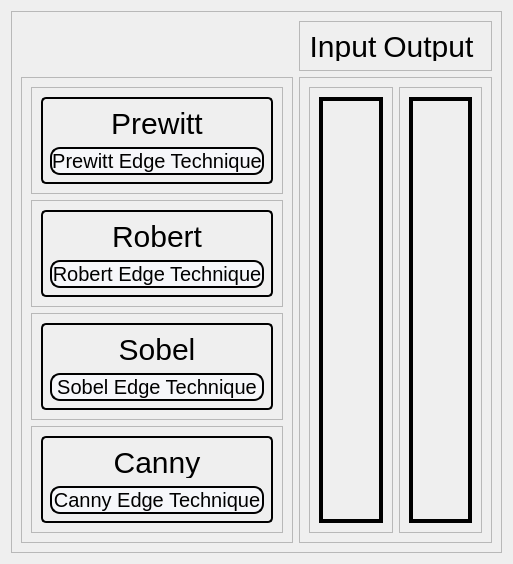
      <widget class="QWidget" name="EdgeDetection">
       <attribute name="icon">
        <iconset resource="Icons.qrc">
         <normaloff>:/Icons/edge_detection.png</normaloff>:/Icons/edge_detection.png</iconset>
       </attribute>
       <attribute name="title">
        <string>Edge Detection</string>
       </attribute>
       <layout class="QGridLayout" name="gridLayout_32">
        <item row="0" column="0">
         <widget class="QFrame" name="frame_14">
          <property name="frameShape">
           <enum>QFrame::StyledPanel</enum>
          </property>
          <property name="frameShadow">
           <enum>QFrame::Raised</enum>
          </property>
          <layout class="QGridLayout" name="gridLayout_54">
           <item row="0" column="1">
            <widget class="QFrame" name="frame_20">
             <property name="maximumSize">
              <size>
               <width>16777215</width>
               <height>50</height>
              </size>
             </property>
             <property name="frameShape">
              <enum>QFrame::StyledPanel</enum>
             </property>
             <property name="frameShadow">
              <enum>QFrame::Raised</enum>
             </property>
             <layout class="QGridLayout" name="gridLayout_53">
              <item row="0" column="0">
               <widget class="QLabel" name="inputImageLabel_2">
                <property name="maximumSize">
                 <size>
                  <width>16777215</width>
                  <height>30</height>
                 </size>
                </property>
                <property name="styleSheet">
                 <string notr="true">font-family: Impact, Haettenschweiler, 'Arial Narrow Bold', sans-serif;
font-size: 30px;
color: black;
background-color:transparent;</string>
                </property>
                <property name="text">
                 <string>Input</string>
                </property>
                <property name="alignment">
                 <set>Qt::AlignCenter</set>
                </property>
               </widget>
              </item>
              <item row="0" column="1">
               <widget class="QLabel" name="outputImageLabel_2">
                <property name="styleSheet">
                 <string notr="true">font-family: Impact, Haettenschweiler, 'Arial Narrow Bold', sans-serif;
font-size: 30px;
color: black;
background-color:transparent;</string>
                </property>
                <property name="text">
                 <string>Output </string>
                </property>
                <property name="alignment">
                 <set>Qt::AlignCenter</set>
                </property>
               </widget>
              </item>
             </layout>
            </widget>
           </item>
           <item row="1" column="1">
            <widget class="QFrame" name="ImagesFrame_2">
             <property name="styleSheet">
              <string notr="true"/>
             </property>
             <property name="frameShape">
              <enum>QFrame::StyledPanel</enum>
             </property>
             <property name="frameShadow">
              <enum>QFrame::Raised</enum>
             </property>
             <layout class="QGridLayout" name="gridLayout_74">
              <item row="0" column="0">
               <widget class="QFrame" name="frame_32">
                <property name="frameShape">
                 <enum>QFrame::StyledPanel</enum>
                </property>
                <property name="frameShadow">
                 <enum>QFrame::Raised</enum>
                </property>
                <layout class="QGridLayout" name="gridLayout_31">
                 <item row="0" column="0">
                  <widget class="QLabel" name="EdgeDetection_inputImage">
                   <property name="styleSheet">
                    <string notr="true">border: 4px solid black;
</string>
                   </property>
                   <property name="text">
                    <string/>
                   </property>
                   <property name="scaledContents">
                    <bool>true</bool>
                   </property>
                   <property name="alignment">
                    <set>Qt::AlignCenter</set>
                   </property>
                  </widget>
                 </item>
                </layout>
               </widget>
              </item>
              <item row="0" column="1">
               <widget class="QFrame" name="frame_33">
                <property name="frameShape">
                 <enum>QFrame::StyledPanel</enum>
                </property>
                <property name="frameShadow">
                 <enum>QFrame::Raised</enum>
                </property>
                <layout class="QGridLayout" name="gridLayout_73">
                 <item row="0" column="0">
                  <widget class="QLabel" name="EdgeDetection_outputImage">
                   <property name="styleSheet">
                    <string notr="true">border: 4px solid black;
</string>
                   </property>
                   <property name="text">
                    <string/>
                   </property>
                   <property name="scaledContents">
                    <bool>true</bool>
                   </property>
                   <property name="alignment">
                    <set>Qt::AlignCenter</set>
                   </property>
                  </widget>
                 </item>
                </layout>
               </widget>
              </item>
             </layout>
            </widget>
           </item>
           <item row="1" column="0">
            <widget class="QFrame" name="frame_19">
             <property name="maximumSize">
              <size>
               <width>300</width>
               <height>16777215</height>
              </size>
             </property>
             <property name="frameShape">
              <enum>QFrame::StyledPanel</enum>
             </property>
             <property name="frameShadow">
              <enum>QFrame::Raised</enum>
             </property>
             <layout class="QGridLayout" name="gridLayout_26">
              <item row="1" column="0">
               <widget class="QFrame" name="frame_16">
                <property name="maximumSize">
                 <size>
                  <width>16777215</width>
                  <height>16777215</height>
                 </size>
                </property>
                <property name="frameShape">
                 <enum>QFrame::StyledPanel</enum>
                </property>
                <property name="frameShadow">
                 <enum>QFrame::Raised</enum>
                </property>
                <layout class="QGridLayout" name="gridLayout_39">
                 <item row="0" column="0">
                  <widget class="QWidget" name="Robert_2" native="true">
                   <property name="styleSheet">
                    <string notr="true">border: 2px solid;
border-radius: 5px;</string>
                   </property>
                   <layout class="QGridLayout" name="gridLayout_40">
                    <item row="1" column="0">
                     <widget class="QPushButton" name="robertButton">
                      <property name="maximumSize">
                       <size>
                        <width>16777215</width>
                        <height>50</height>
                       </size>
                      </property>
                      <property name="styleSheet">
                       <string notr="true">QPushButton{
border-style: solid;
border-width: 2px;
border-radius: 10px;
font-family: Impact, Haettenschweiler, 'Arial Narrow Bold', sans-serif;
font-size: 20px;
color: black;
background-color: rgb(246, 247, 250);
}

QPushButton:hover:!pressed{
	background-color: qlineargradient(x1: 0.5, y1: 1, x2: 0.5, y2: 1, stop: 0 #dadbde, stop: 1 #f6f7fa);
}</string>
                      </property>
                      <property name="text">
                       <string>Robert Edge Technique</string>
                      </property>
                     </widget>
                    </item>
                    <item row="0" column="0">
                     <widget class="QLabel" name="label_14">
                      <property name="maximumSize">
                       <size>
                        <width>16777215</width>
                        <height>35</height>
                       </size>
                      </property>
                      <property name="styleSheet">
                       <string notr="true">font-family: Impact, Haettenschweiler, 'Arial Narrow Bold', sans-serif;
font-size: 30px;
color: black;
background-color:transparent;
border-color: transparent</string>
                      </property>
                      <property name="text">
                       <string>Robert</string>
                      </property>
                      <property name="alignment">
                       <set>Qt::AlignCenter</set>
                      </property>
                     </widget>
                    </item>
                   </layout>
                  </widget>
                 </item>
                </layout>
               </widget>
              </item>
              <item row="2" column="0">
               <widget class="QFrame" name="frame_17">
                <property name="maximumSize">
                 <size>
                  <width>16777215</width>
                  <height>16777215</height>
                 </size>
                </property>
                <property name="frameShape">
                 <enum>QFrame::StyledPanel</enum>
                </property>
                <property name="frameShadow">
                 <enum>QFrame::Raised</enum>
                </property>
                <layout class="QGridLayout" name="gridLayout_37">
                 <item row="0" column="0">
                  <widget class="QWidget" name="Sobel_2" native="true">
                   <property name="styleSheet">
                    <string notr="true">border: 2px solid;
border-radius: 5px;</string>
                   </property>
                   <layout class="QGridLayout" name="gridLayout_38">
                    <item row="1" column="0">
                     <widget class="QPushButton" name="sobelButton">
                      <property name="maximumSize">
                       <size>
                        <width>16777215</width>
                        <height>50</height>
                       </size>
                      </property>
                      <property name="styleSheet">
                       <string notr="true">QPushButton{
border-style: solid;
border-width: 2px;
border-radius: 10px;
font-family: Impact, Haettenschweiler, 'Arial Narrow Bold', sans-serif;
font-size: 20px;
color: black;
background-color: rgb(246, 247, 250);
}

QPushButton:hover:!pressed{
	background-color: qlineargradient(x1: 0.5, y1: 1, x2: 0.5, y2: 1, stop: 0 #dadbde, stop: 1 #f6f7fa);
}</string>
                      </property>
                      <property name="text">
                       <string>Sobel Edge Technique</string>
                      </property>
                     </widget>
                    </item>
                    <item row="0" column="0">
                     <widget class="QLabel" name="label_13">
                      <property name="maximumSize">
                       <size>
                        <width>16777215</width>
                        <height>35</height>
                       </size>
                      </property>
                      <property name="styleSheet">
                       <string notr="true">font-family: Impact, Haettenschweiler, 'Arial Narrow Bold', sans-serif;
font-size: 30px;
color: black;
background-color:transparent;
border-color: transparent</string>
                      </property>
                      <property name="text">
                       <string>Sobel</string>
                      </property>
                      <property name="alignment">
                       <set>Qt::AlignCenter</set>
                      </property>
                     </widget>
                    </item>
                   </layout>
                  </widget>
                 </item>
                </layout>
               </widget>
              </item>
              <item row="0" column="0">
               <widget class="QFrame" name="frame_15">
                <property name="maximumSize">
                 <size>
                  <width>16777215</width>
                  <height>16777215</height>
                 </size>
                </property>
                <property name="frameShape">
                 <enum>QFrame::StyledPanel</enum>
                </property>
                <property name="frameShadow">
                 <enum>QFrame::Raised</enum>
                </property>
                <layout class="QGridLayout" name="gridLayout_43">
                 <item row="0" column="0">
                  <widget class="QWidget" name="Prewitt_2" native="true">
                   <property name="styleSheet">
                    <string notr="true">border: 2px solid;
border-radius: 5px;</string>
                   </property>
                   <layout class="QGridLayout" name="gridLayout_44">
                    <item row="1" column="0">
                     <widget class="QPushButton" name="prewittButton">
                      <property name="maximumSize">
                       <size>
                        <width>16777215</width>
                        <height>50</height>
                       </size>
                      </property>
                      <property name="styleSheet">
                       <string notr="true">QPushButton{
border-style: solid;
border-width: 2px;
border-radius: 10px;
font-family: Impact, Haettenschweiler, 'Arial Narrow Bold', sans-serif;
font-size: 20px;
color: black;
background-color: rgb(246, 247, 250);
}

QPushButton:hover:!pressed{
	background-color: qlineargradient(x1: 0.5, y1: 1, x2: 0.5, y2: 1, stop: 0 #dadbde, stop: 1 #f6f7fa);
}</string>
                      </property>
                      <property name="text">
                       <string>Prewitt Edge Technique</string>
                      </property>
                     </widget>
                    </item>
                    <item row="0" column="0">
                     <widget class="QLabel" name="label_16">
                      <property name="maximumSize">
                       <size>
                        <width>16777215</width>
                        <height>35</height>
                       </size>
                      </property>
                      <property name="styleSheet">
                       <string notr="true">font-family: Impact, Haettenschweiler, 'Arial Narrow Bold', sans-serif;
font-size: 30px;
color: black;
background-color:transparent;
border-color: transparent</string>
                      </property>
                      <property name="text">
                       <string>Prewitt</string>
                      </property>
                      <property name="alignment">
                       <set>Qt::AlignCenter</set>
                      </property>
                     </widget>
                    </item>
                   </layout>
                  </widget>
                 </item>
                </layout>
               </widget>
              </item>
              <item row="3" column="0">
               <widget class="QFrame" name="frame_18">
                <property name="maximumSize">
                 <size>
                  <width>16777215</width>
                  <height>16777215</height>
                 </size>
                </property>
                <property name="frameShape">
                 <enum>QFrame::StyledPanel</enum>
                </property>
                <property name="frameShadow">
                 <enum>QFrame::Raised</enum>
                </property>
                <layout class="QGridLayout" name="gridLayout_41">
                 <item row="0" column="0">
                  <widget class="QWidget" name="Canny_2" native="true">
                   <property name="styleSheet">
                    <string notr="true">border: 2px solid;
border-radius: 5px;</string>
                   </property>
                   <layout class="QGridLayout" name="gridLayout_42">
                    <item row="1" column="0">
                     <widget class="QPushButton" name="cannyButton">
                      <property name="maximumSize">
                       <size>
                        <width>16777215</width>
                        <height>50</height>
                       </size>
                      </property>
                      <property name="styleSheet">
                       <string notr="true">QPushButton{
border-style: solid;
border-width: 2px;
border-radius: 10px;
font-family: Impact, Haettenschweiler, 'Arial Narrow Bold', sans-serif;
font-size: 20px;
color: black;
background-color: rgb(246, 247, 250);
}

QPushButton:hover:!pressed{
	background-color: qlineargradient(x1: 0.5, y1: 1, x2: 0.5, y2: 1, stop: 0 #dadbde, stop: 1 #f6f7fa);
}</string>
                      </property>
                      <property name="text">
                       <string>Canny Edge Technique</string>
                      </property>
                     </widget>
                    </item>
                    <item row="0" column="0">
                     <widget class="QLabel" name="label_15">
                      <property name="maximumSize">
                       <size>
                        <width>16777215</width>
                        <height>35</height>
                       </size>
                      </property>
                      <property name="styleSheet">
                       <string notr="true">font-family: Impact, Haettenschweiler, 'Arial Narrow Bold', sans-serif;
font-size: 30px;
color: black;
background-color:transparent;
border-color: transparent</string>
                      </property>
                      <property name="text">
                       <string>Canny</string>
                      </property>
                      <property name="alignment">
                       <set>Qt::AlignCenter</set>
                      </property>
                     </widget>
                    </item>
                   </layout>
                  </widget>
                 </item>
                </layout>
               </widget>
              </item>
             </layout>
            </widget>
           </item>
          </layout>
         </widget>
        </item>
       </layout>
      </widget>
